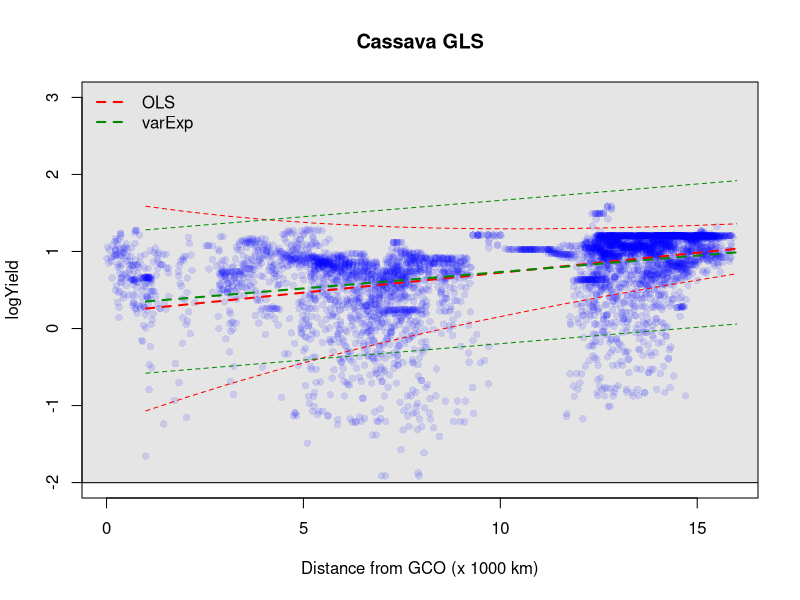
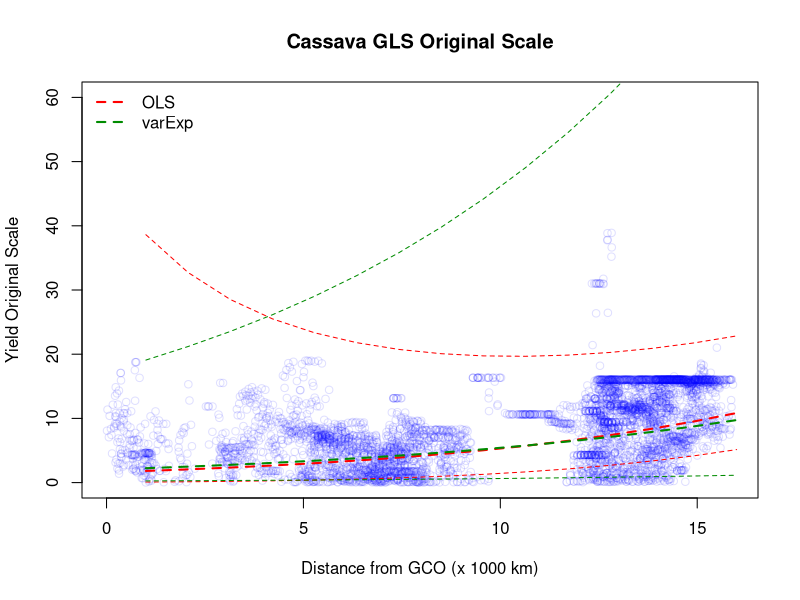
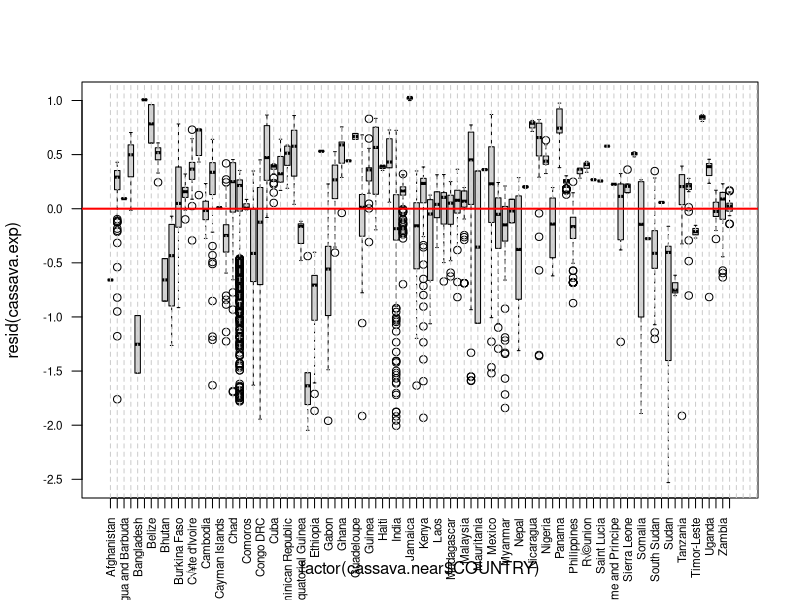
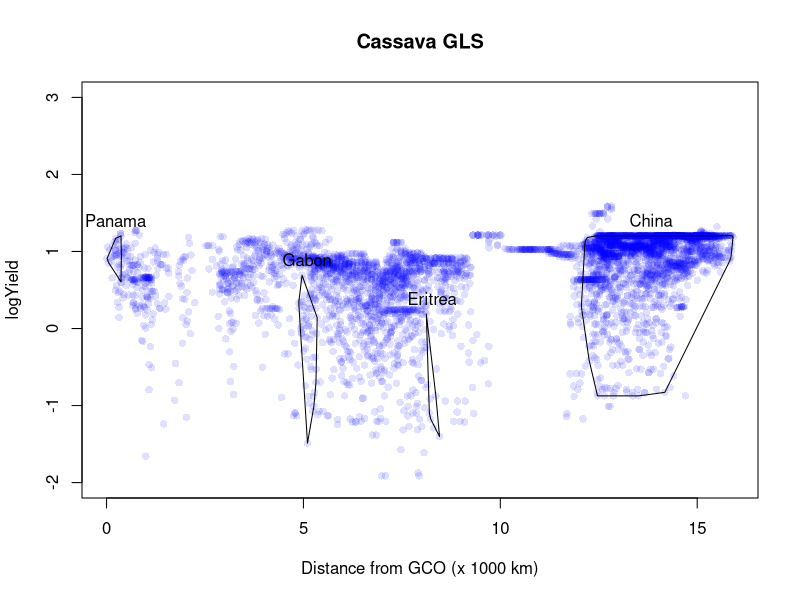

Generate these figures, in order, with R:

library(nlme)

cassava.near<-read.csv(file = "Near_Coded/Cassava_Near.csv", header=T)
cassava.near$logYield<-log10(cassava.near$mean_cassa)

cassava.near$rescale_ND <- cassava.near$NEAR_DIST/(1000*1000) # rescaled the distance variables to 1000s of km (assuming it was originally in metres). Avoids tiny parameters downstream


# regular OLS no variance structure
cassava.ols <- gls(logYield ~ rescale_ND, data = cassava.near)

#When adding the variance structure you can specify the relevant covariate.
#I think if you leave it out it just assumes that you want to model the variance as a funciton of fitted(),
#which, in the case of a single predictor probably works out to be the same thing
#but better to be explicit I think


# varFixed (variance changes linearly with X)
cassava.fixed <- update(cassava.ols, .~., weights = varFixed(~rescale_ND))

# varPower (variance changes as a power function with X)
cassava.power <- update(cassava.ols, . ~ ., weights = varPower(form = ~rescale_ND))

# varExp (variance changes as an exponential function of x)
cassava.exp <- update(cassava.ols, . ~., weights = varExp(form = ~ rescale_ND)) # error

# varConstPower (constant plus a power function of X (useful if X includes 0))

cassava.ConstPower <- update(cassava.ols, . ~., weights = varConstPower(form = ~ rescale_ND))

# compare all models by AIC
AIC(cassava.ols, cassava.fixed, cassava.power, cassava.ConstPower, cassava.exp)

#varExp model wins in this case
summary(cassava.exp)

# some old school predict and plot to visualize the fits
newx <- seq(1,16, length.out = 15)
newy <- predict(cassava.exp, newdata = data.frame(rescale_ND =newx))


# very lame hack to get grey background  <embarassed emoji>
plot.new()
polygon(c(-min(cassava.near[,1])^2,-min(cassava.near[,1])^2,max(cassava.near[,1])^2,max(cassava.near[,1])^2),c(-min(cassava.near[,2])^2,max(cassava.near[,2])^2,max(cassava.near[,2])^2,-min(cassava.near[,2])^2), col="gray90")
par(new=T)
#####

plot(logYield ~ rescale_ND, cassava.near, ylim = c(-2,3), pch = 16, col = "#0000FF20",
     main = "Cassava GLS",
     xlab = "Distance from GCO (x 1000 km)")
lines(newy ~ newx, col = "red", lwd = 2, lty = 2)

# predicted sigmas
# the formula here will be different depending on which varStruct you use
# see Chapter 3 of Zuur Mixed Effects Models and Extensions for Ecology in R for explanation
sds <- cassava.exp$sigma * exp(2*newx*attr(cassava.exp$apVar, "Pars")[1])

# plotting 1.98*estimated sd of variation, to give a kind of 95% psuedo-prediction interval
lines(newy + 1.98*sds ~ newx, col = "red", lty =2)
lines(newy - 1.98*sds ~ newx, col = "red", lty =2)

# add the homogeneous variance model for comparison
newy.ols <- predict(cassava.ols, newdata = data.frame(rescale_ND =newx))
sds.ols <- cassava.ols$sigma

lines(newy.ols ~ newx, col = "green4", lwd = 2, lty = 2)
lines(newy.ols + 1.98*sds.ols ~ newx, col = "green4", lty =2)
lines(newy.ols - 1.98*sds.ols ~ newx, col = "green4", lty =2)

legend("topleft", legend = c("OLS", "varExp"), lty = 2, lwd = 2, col=c("red", "green4"), bty ="n")

## on the original scale
plot(mean_cassa ~ rescale_ND, data = cassava.near, ylab = "Yield Original Scale",xlab = "Distance from GCO (x 1000 km)",
     ylim = c(0,60),
     main = "Cassava GLS Original Scale",
     col = "#0000FF20")
lines(10^(newy) ~ newx, col = "red", lwd = 2, lty = 2)
lines(10^(newy +1.98*sds) ~ newx, col = "red", lty =2)
lines(10^(newy - 1.98*sds) ~ newx, col = "red", lty =2)

lines(10^(newy.ols) ~ newx, col = "green4", lwd = 2, lty = 2)
lines(10^(newy.ols + 1.98*sds.ols) ~ newx, col = "green4", lty =2)
lines(10^(newy.ols - 1.98*sds.ols) ~ newx, col = "green4", lty =2)
legend("topleft", legend = c("OLS", "varExp"), lty = 2, lwd = 2, col=c("red", "green4"), bty ="n")

########################################
########################################
# Some other ideas I had while looking at this data

## any pattern in residuals by country?


plot(resid(cassava.exp) ~ factor(cassava.near$COUNTRY), las = 2, cex.axis = 0.7)
abline(h= 0, col = "red", lwd =2)
abline(v = 1:100, col = "gray80", lty = 2)

## Can we identify some countries on the original plot?

# make a quick function to speed things up
country_hull <- function(countryname){
  sub <- cassava.near[cassava.near$COUNTRY == countryname,]
  pts <- with(sub, chull(rescale_ND, logYield))
  pts <- c(pts,pts[1])
  lines(sub[,c("rescale_ND","logYield")][pts,])
  text(x = mean(sub$rescale_ND), y = max(sub$logYield)+0.2,labels = countryname) 
}

#redraw the plot from above
plot(logYield ~ rescale_ND, cassava.near, ylim = c(-2,3), pch = 16, col = "#0000FF20",
     main = "Cassava GLS",
     xlab = "Distance from GCO (x 1000 km)")

# add some countries!
country_hull("Panama")
country_hull("China")
country_hull("Gabon")
country_hull("Eritrea")

# OK. this is maybe not so useful, but it helped me think about/investigate
# whether the unexplained variation is related  to some kind of country-level factors

## is there a "China effect"?

nochina <- cassava.near[cassava.near$COUNTRY!="China",]

nochina.ols <-  gls(logYield ~ rescale_ND, data = nochina)
summary(nochina.ols)
summary(cassava.ols)

nochina.exp <- update(nochina.ols, .~.,weights = varExp(form = ~rescale_ND))
